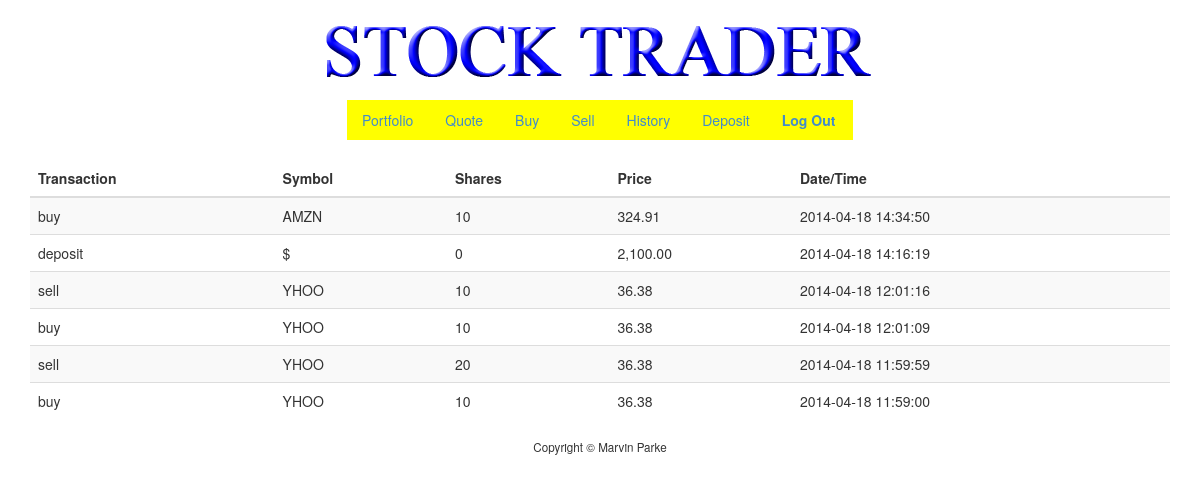
The app's page /history.php (signed in) with its own data.
### tables this page shows
CREATE TABLE `history` (
  `id` int(10) unsigned zerofill NOT NULL,
  `action` char(7) NOT NULL,
  `symbol` varchar(12) NOT NULL,
  `shares` int(11) NOT NULL,
  `price` double NOT NULL,
  `date` datetime NOT NULL,
  KEY `id` (`id`),
  CONSTRAINT `history_ibfk_1` FOREIGN KEY (`id`) REFERENCES `users` (`id`) ON DELETE CASCADE ON UPDATE CASCADE
);

### templates/history_result.php (the view)
<table class="table table-striped">
    <thead>
        <tr>
            <th>Transaction</th>
            <th>Symbol</th>
            <th>Shares</th>
            <th>Price</th>
            <th>Date/Time</th>
        </tr>
    </thead>
    <tbody>
    <?php foreach($records as $record): ?>
    <tr>
                <td><?= $record["action"] ?></td>
                <td><?= $record["symbol"] ?></td>
                <td><?= $record["shares"] ?></td>
                <td><?= number_format($record["price"], 2) ?></td>
                <td><?= date('Y-m-d H:i:s', strtotime($record["date"])) ?></td>
    </tr>
    <? endforeach ?>
</tbody>
</table>

### history.php (shortened to what this page needs)
<?php
    $rows = query("SELECT action, symbol, shares, price, date FROM history
        WHERE id = ? order by date desc", $_SESSION["id"]);
    if (count($rows) <1)
    {
        apologize("No recorded transactions for this user exist.");
    }
    else{
    render("history_result.php", ["title" => "History", "records" => $rows]);
    }
?>

### includes/functions.php (shortened to what this page needs)
<?php
    function query()
    {
        $sql = func_get_arg(0);
        $parameters = array_slice(func_get_args(), 1);
        static $handle;
        if (!isset($handle))
        {
            try
            {
                $handle = new PDO("mysql:dbname=" . DATABASE . ";host=" . SERVER, USERNAME, PASSWORD);
                $handle->setAttribute(PDO::ATTR_EMULATE_PREPARES, false);
            }
            catch (Exception $e)
            {
                trigger_error($e->getMessage(), E_USER_ERROR);
                exit;
            }
        }
        $statement = $handle->prepare($sql);
        $results = $statement->execute($parameters);
        if ($results !== false)
        {
            return $statement->fetchAll(PDO::FETCH_ASSOC);
        }
        else
        {
            return false;
        }
    }
    function render($template, $values = [])
    {
        if (file_exists("templates/$template"))
        {
            extract($values);
            require("templates/header.php");
            if (isset($_SESSION["id"]))
            {
                require("templates/menu.php");
            }
            require("templates/$template");
            require("templates/footer.php");
        }
        else
        {
            trigger_error("Invalid template: $template", E_USER_ERROR);
        }
    }
?>

### templates/header.php (shortened to what this page needs)
<!DOCTYPE html>
<html>
    <head>
        <link href="css/bootstrap.min.css" rel="stylesheet"/>
        <link href="css/bootstrap-theme.min.css" rel="stylesheet"/>
        <link href="css/styles.css" rel="stylesheet"/>
    </head>
    <body>
        <div class="container">
            <div id="top">
                <a href="/"><img alt="StockTrader" src="img/stocktrader.png"/></a>
            </div>
            <div id="middle">

### templates/menu.php (shortened to what this page needs)
<ul class="nav nav-pills">
    <li><a href="/">Portfolio</a></li>
    <li><a href="quote.php">Quote</a></li>
    <li><a href="buy.php">Buy</a></li>
    <li><a href="sell.php">Sell</a></li>
    <li><a href="history.php">History</a></li>
    <li><a href="deposit.php">Deposit</a></li>
    <li><a href="logout.php"><strong>Log Out</strong></a></li>
</ul>

### templates/footer.php
            </div>
            <div id="bottom">
                Copyright &#169; Marvin Parke
            </div>
        </div>
    </body>
</html>

### css/styles.css (style rules this page uses)
.container { margin-left: auto; margin-right: auto; text-align: center; }
ul.nav { max-width:506px; min-width:300px; margin: 0 auto; background-color:yellow; }
td { text-align:left; }
#bottom { font-size: smaller; margin: 20px; }

### records on screen
history: action "buy", symbol "AMZN", shares "10", price "324.91", date "2014-04-18 14:34:50"
history: action "deposit", symbol "$", shares "0", price "2,100.00", date "2014-04-18 14:16:19"
history: action "sell", symbol "YHOO", shares "10", price "36.38", date "2014-04-18 12:01:16"
history: action "buy", symbol "YHOO", shares "10", price "36.38", date "2014-04-18 12:01:09"
history: action "sell", symbol "YHOO", shares "20", price "36.38", date "2014-04-18 11:59:59"
history: action "buy", symbol "YHOO", shares "10", price "36.38", date "2014-04-18 11:59:00"
